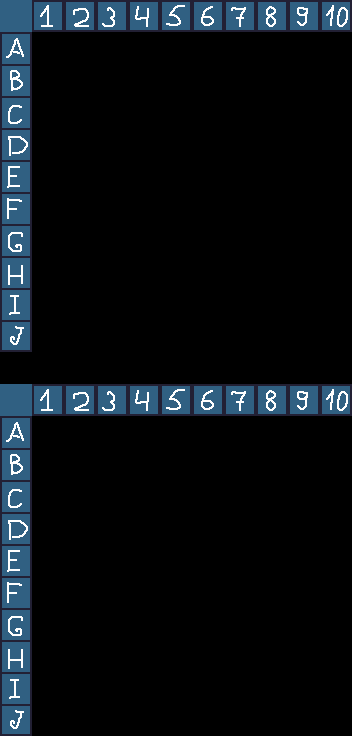

This game map was drawn from its Tiled (.tmx) file and the tilesets committed beside it. A one-line description and the full map source follow:
An orthogonal 11x23 tile map with 32x32 px tiles, 1 tile layer (scales), 2 tilesets.

<map version="1.10" tiledversion="1.10.2" orientation="orthogonal" renderorder="right-down" width="11" height="23" tilewidth="32" tileheight="32" infinite="0" nextlayerid="2" nextobjectid="1">
 <tileset firstgid="1" name="scales" tilewidth="32" tileheight="32" tilecount="120" columns="12">
  <image source="scales.png" width="384" height="320" />
 </tileset>
 <tileset firstgid="121" name="objects" tilewidth="32" tileheight="32" tilecount="4" columns="4">
  <image source="objects.png" width="128" height="32" />
 </tileset>
 <layer id="1" name="scales" width="11" height="23">
  <data encoding="csv">
1,2,3,4,5,6,7,8,9,10,11,
12,0,0,0,0,0,0,0,0,0,0,
24,0,0,0,0,0,0,0,0,0,0,
36,0,0,0,0,0,0,0,0,0,0,
48,0,0,0,0,0,0,0,0,0,0,
60,0,0,0,0,0,0,0,0,0,0,
72,0,0,0,0,0,0,0,0,0,0,
84,0,0,0,0,0,0,0,0,0,0,
96,0,0,0,0,0,0,0,0,0,0,
108,0,0,0,0,0,0,0,0,0,0,
120,0,0,0,0,0,0,0,0,0,0,
0,0,0,0,0,0,0,0,0,0,0,
1,2,3,4,5,6,7,8,9,10,11,
12,0,0,0,0,0,0,0,0,0,0,
24,0,0,0,0,0,0,0,0,0,0,
36,0,0,0,0,0,0,0,0,0,0,
48,0,0,0,0,0,0,0,0,0,0,
60,0,0,0,0,0,0,0,0,0,0,
72,0,0,0,0,0,0,0,0,0,0,
84,0,0,0,0,0,0,0,0,0,0,
96,0,0,0,0,0,0,0,0,0,0,
108,0,0,0,0,0,0,0,0,0,0,
120,0,0,0,0,0,0,0,0,0,0
</data>
 </layer>
</map>